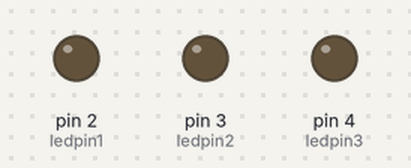
The sketch below on a simulated Arduino Uno, built with avr-gcc and run on an emulated ATmega328P. Parts: output pins drawn as LEDs (lit = HIGH).

Above: at 0.2 s.
At 1.2 s:
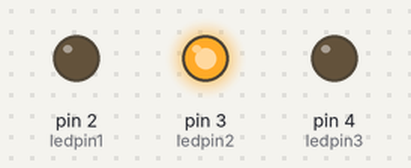
At 1.7 s:
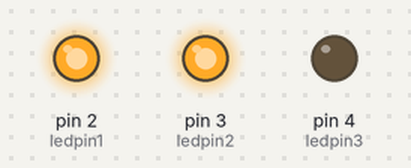
At 2.2 s:
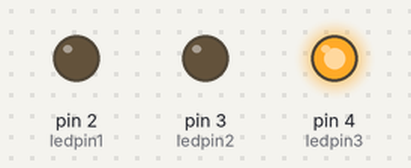
At 3.2 s:
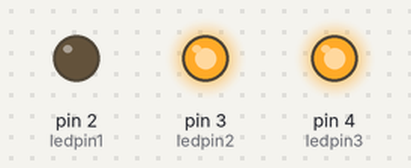
At 4.7 s:
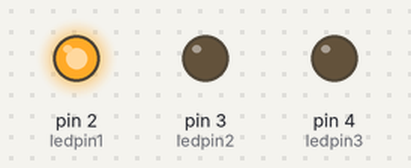
Timing chart, 0 to 5.2 s (numbered marks = the images above):
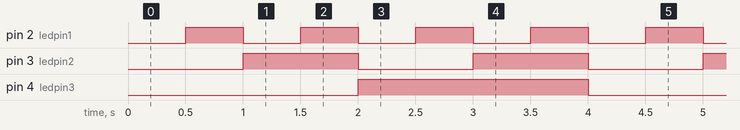

Measured:
- by itself, pin 2 (ledpin1): alternates HIGH for 0.50 s and LOW for 0.50 s
- by itself, pin 3 (ledpin2): alternates HIGH for 1.0 s and LOW for 1.0 s
- by itself, pin 4 (ledpin3): alternates HIGH for 2.0 s and LOW for 2.0 s

The sketch:

led_pattern.ino
```cpp
/*
 Program to blink 3 LEDs in a binary pattern
 */

const int ledpin1 = 2;
const int ledpin2 = 3;
const int ledpin3 = 4;

const int target_number = 8;

void setup() {
  pinMode(ledpin1, OUTPUT);
  pinMode(ledpin2, OUTPUT);
  pinMode(ledpin3, OUTPUT);
}

void loop() {
  // use binary sequence
  for (int i = 0; i < target_number; i++) {
    digitalWrite(ledpin1, i & 0x01);
    digitalWrite(ledpin2, i & 0x02);
    digitalWrite(ledpin3, i & 0x04);
    delay(500);
  }
}
```
